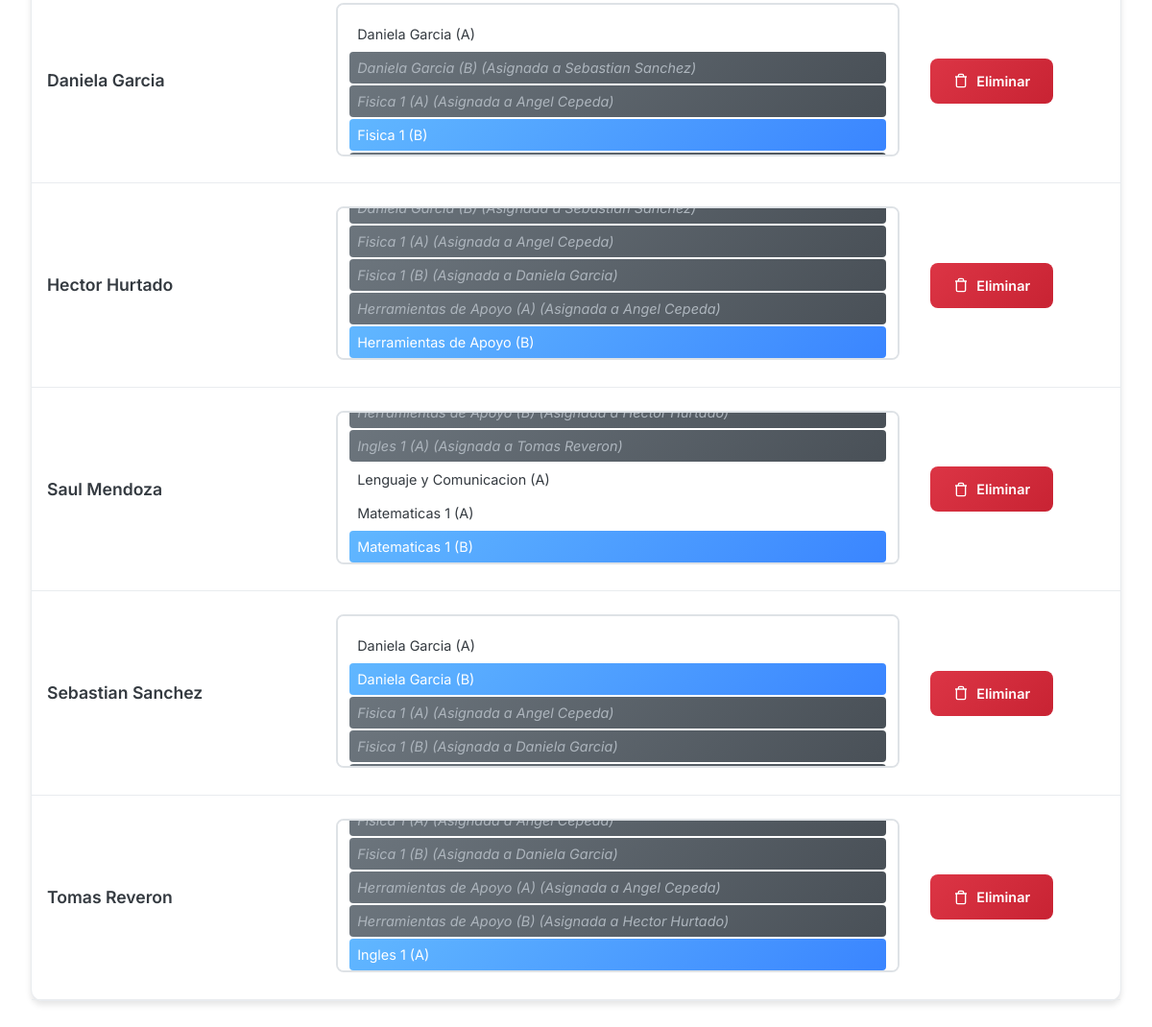
/admin_profesores.php (lower part), run on an earlier commit of the app's database.
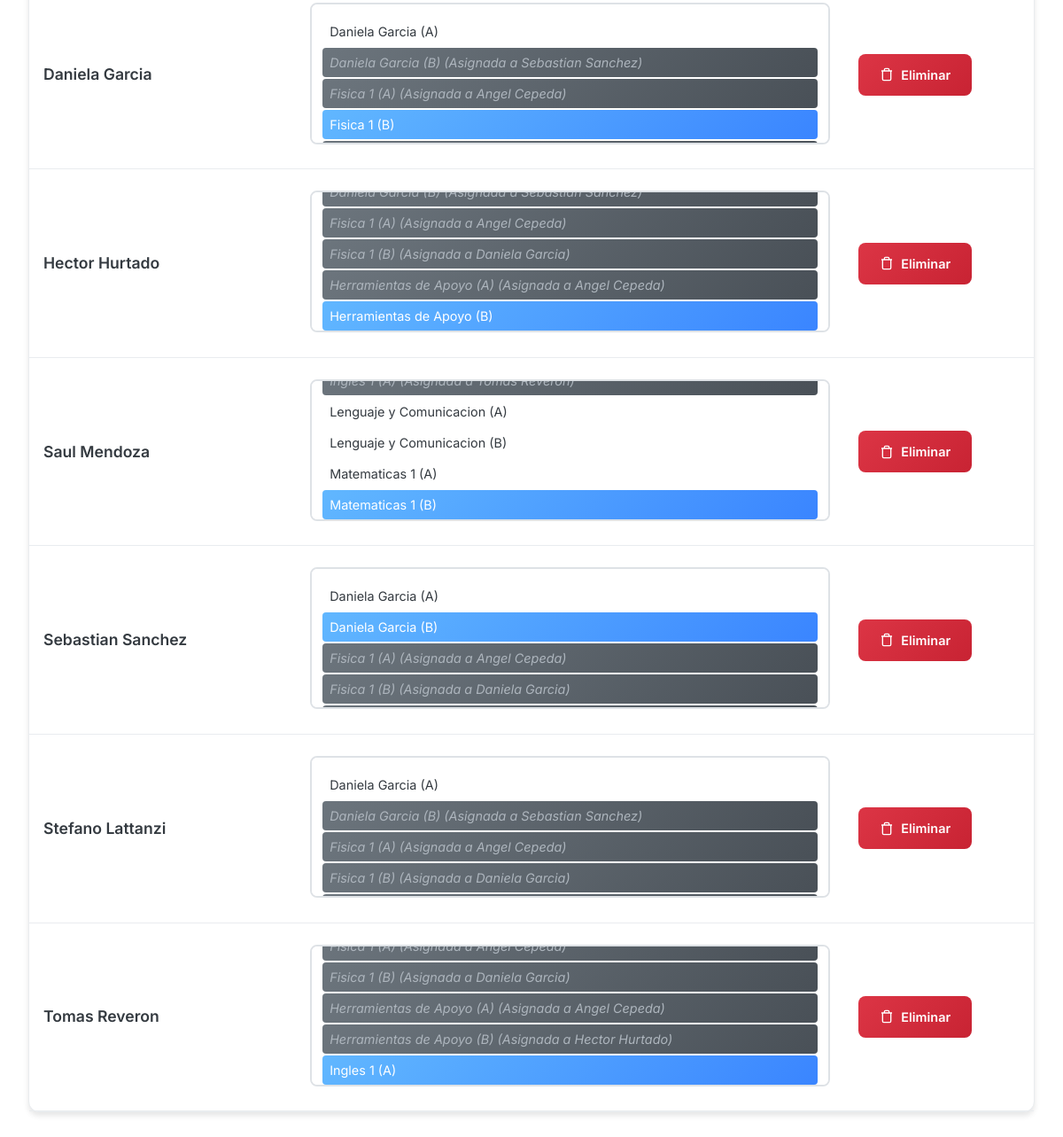
And on a later commit of the database.
### tables this page shows
CREATE TABLE IF NOT EXISTS `profesores` (
  `id` int NOT NULL AUTO_INCREMENT,
  `id_usuario` int DEFAULT NULL,
  `cedula` int NOT NULL,
  `nombre` varchar(255) DEFAULT NULL,
  PRIMARY KEY (`id`),
  KEY `id_usuario` (`id_usuario`)
);

### admin_profesores.php (the view, shortened to what the changed rows need)
<?php
require_once "conexion.php";
class ProfesoresManager {
    private $conn;
    public function __construct($conn) {
        $this->conn = $conn;
    }
    public function obtenerTodasMateriasConAsignacion() {
        $sql = "
            SELECT
                m.id,
                m.nombre,
                m.seccion,
                m.id_profesor,
                CASE
                    WHEN m.id_profesor IS NOT NULL THEN p.nombre
                    ELSE NULL
                END AS profesor_asignado
            FROM materias m
            LEFT JOIN Profesores p ON m.id_profesor = p.id
            ORDER BY m.nombre, m.seccion
        ";
        $result = $this->conn->query($sql);
        $materias = [];
        while ($materia = $result->fetch_assoc()) {
            $materias[] = $materia;
        }
        return $materias;
    }
    private function construirConsultaBase() {
        return "
            SELECT
                p.id AS id_profesor,
                p.nombre AS Nombre_Profesor,
                GROUP_CONCAT(CONCAT(m.nombre, ' (', m.seccion, ')') SEPARATOR ', ') AS Materias,
                GROUP_CONCAT(m.id SEPARATOR ',') AS materias_ids
            FROM
                Profesores p
            LEFT JOIN
                Materias m ON p.id = m.id_profesor
        ";
    }
    private function aplicarFiltros($sql, $busqueda = null) {
        return ['sql' => $sql, 'params' => []];
    }
    public function obtenerProfesores($busqueda = null) {
        try {
            $sql = $this->construirConsultaBase();
            $filtros = $this->aplicarFiltros($sql, $busqueda);
            $sql = $filtros['sql'] . " GROUP BY p.id ORDER BY p.nombre";
            $stmt = $this->conn->prepare($sql);
            if (!$stmt->execute()) {
                throw new Exception('Error al ejecutar la consulta: ' . $stmt->error);
            }
            $result = $stmt->get_result();
            return $result;
        } catch (Exception $e) {
            error_log("Error en obtenerProfesores: " . $e->getMessage());
            return false;
        }
    }
}
class ProfesoresView {
    public static function renderMateriasOptions($todasMaterias, $materiasActuales, $profesorActualId) {
        $options = '';
        foreach ($todasMaterias as $materia) {
            $selected = in_array($materia['id'], $materiasActuales) ? 'selected' : '';
            $materiaText = htmlspecialchars($materia['nombre'] . ' (' . $materia['seccion'] . ')', ENT_QUOTES, 'UTF-8');
            $asignadaAOtro = false;
            if (isset($materia['profesor_asignado']) &&
                $materia['id_profesor'] !== null &&
                $materia['id_profesor'] != $profesorActualId) {
                $asignadaAOtro = true;
                $profesorAsignado = htmlspecialchars($materia['profesor_asignado'], ENT_QUOTES, 'UTF-8');
                $materiaText .= ' (Asignada a ' . $profesorAsignado . ')';
            }
            $disabled = $asignadaAOtro ? 'disabled' : '';
            $class = $asignadaAOtro ? 'class="materia-asignada"' : '';
            $options .= '<option value="' . $materia['id'] . '" ' . $selected . ' ' . $disabled . ' ' . $class . '>' . $materiaText . '</option>';
        }
        return $options;
    }
    public static function renderActionButtons($profesorId) {
        $profesorIdEscapado = htmlspecialchars($profesorId, ENT_QUOTES, 'UTF-8');
        return '
        <div class="action-buttons">
            <a href="eliminar_profesor.php?id=' . $profesorIdEscapado . '" class="btn-delete">
                <svg width="16" height="16" viewBox="0 0 24 24" fill="none" stroke="currentColor" stroke-width="2">
                    <path d="M3 6h18M19 6v14a2 2 0 0 1-2 2H7a2 2 0 0 1-2-2V6m3 0V4a2 2 0 0 1 2-2h4a2 2 0 0 1 2 2v2"/>
                </svg>
                Eliminar
            </a>
        </div>';
    }
    public static function renderProfesorRow($profesor, $todasMaterias) {
        $profesorId = $profesor['id_profesor'];
        $nombreProfesor = htmlspecialchars($profesor['Nombre_Profesor'] ?? '', ENT_QUOTES, 'UTF-8');
        $materiasActuales = $profesor['materias_ids'] ? explode(',', $profesor['materias_ids']) : [];
        $materiasOptions = self::renderMateriasOptions($todasMaterias, $materiasActuales, $profesorId);
        $actionButtons = self::renderActionButtons($profesorId);
        return '
        <tr>
            <td>
                <div class="profesor-name">' . $nombreProfesor . '</div>
            </td>
            <td>
                <select class="materias-select" id="materias-select-' . $profesorId . '" data-profesor-id="' . $profesorId . '" multiple>
                    ' . $materiasOptions . '
                </select>
                <div class="save-indicator" id="save-indicator-' . $profesorId . '">✓ Guardado</div>
            </td>
            <td>
                ' . $actionButtons . '
            </td>
        </tr>';
    }
    public static function renderProfesoresTable($result, $todasMaterias) {
        if ($result && $result->num_rows > 0) {
            $rows = '';
            while ($profesor = $result->fetch_assoc()) {
                $rows .= self::renderProfesorRow($profesor, $todasMaterias);
            }
            return '
            <div class="profesores-table">
                <table>
                    <thead>
                        <tr>
                            <th>Nombre del Profesor</th>
                            <th>Materias Asignadas</th>
                            <th>Acciones</th>
                        </tr>
                    </thead>
                    <tbody>
                        ' . $rows . '
                    </tbody>
                </table>
            </div>';
        } else {
            return self::renderEmptyState();
        }
    }
}
try {
    $profesoresManager = new ProfesoresManager($conn);
    $busqueda = isset($_GET['buscar']) ? trim($_GET['buscar']) : '';
    if (!isset($error)) {
        $todasMaterias = $profesoresManager->obtenerTodasMateriasConAsignacion();
        $resultProfesores = $profesoresManager->obtenerProfesores($busqueda);
    }
} catch (Exception $e) {
    error_log("Error en admin_profesores.php: " . $e->getMessage());
    $error = 'Ha ocurrido un error al cargar los datos. Por favor, inténtalo de nuevo.';
}
?>
<!DOCTYPE html>
<html lang="es">
<head>
    <link rel="stylesheet" href="css/admin-general.css">
    <link rel="stylesheet" href="https://cdn.jsdelivr.net/npm/choices.js/public/assets/styles/choices.min.css" />
</head>
<body>
    <?php include 'navAdmin.php'; ?>
    <div class="main-container">
        <?php if (isset($error)): ?>
            <div class="alert alert-danger">
                <?php echo htmlspecialchars($error, ENT_QUOTES, 'UTF-8'); ?>
            </div>
        <?php else: ?>
            <?php echo ProfesoresView::renderProfesoresTable($resultProfesores, $todasMaterias); ?>
        <?php endif; ?>
    </div>
</body>
</html>

What changed in the data, as far as the page shows it:
computed for profesores "Saul Mendoza": value "Ingles 1 (A) (Asignada a Tomas Reveron) / Lenguaje y Comunicacion (A) / Matematicas 1 (A) / Matematicas 1 (B) ☑" → "Lenguaje y Comunicacion (A) / Lenguaje y Comunicacion (B) / Matematicas 1 (A) / Matematicas 1 (B) ☑"
added profesores: nombre "Stefano Lattanzi", id "Daniela Garcia (A) / Daniela Garcia (B) (Asignada a Sebastian Sanchez) / Fisica 1 (A) (Asignada a Angel Cepeda) / Fisica 1 (B) (Asignada a Daniela Garcia)", materias ($materia['id'] 90 (drawn)), materias ($materia['id'] 91 (drawn)), materias ($materia['id'] 86 (drawn)), materias ($materia['id'] 87 (drawn)), materias ($materia['id'] 84 (drawn))
